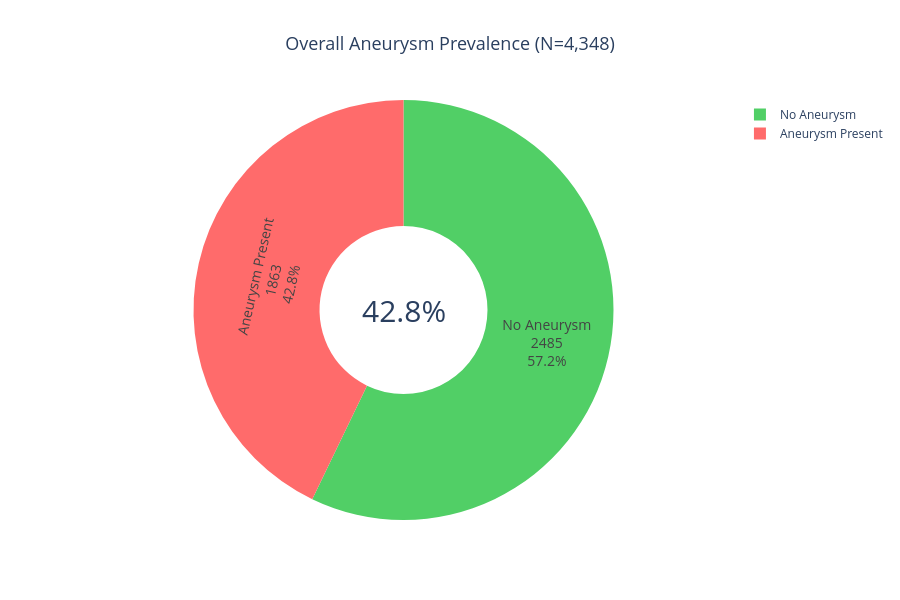

Notebook code cell kept with this figure:
### Code cell
# Donut chart: Aneurysm Present vs Absent
aneurysm_counts = df['Aneurysm Present'].value_counts()

fig = go.Figure(data=[go.Pie(
    labels=['Aneurysm Present', 'No Aneurysm'],
    values=[aneurysm_counts[1], aneurysm_counts[0]],
    hole=0.4,
    marker=dict(colors=['#ff6b6b', '#51cf66']),
    textinfo='label+percent+value',
    textfont=dict(size=14)
)])

fig.update_layout(
    title={
        'text': f'Overall Aneurysm Prevalence (N={len(df):,})',
        'x': 0.5,
        'xanchor': 'center',
        'font': {'size': 18}
    },
    annotations=[{
        'text': f'{aneurysm_counts[1]/len(df)*100:.1f}%',
        'x': 0.5,
        'y': 0.5,
        'font_size': 30,
        'showarrow': False
    }],
    height=600
)

fig.show()

### Figure 1 — Plotly figure (JSON) as saved in the notebook; plotly's stock layout.template omitted (floating-point values rounded to 4 significant figures)
{"data": [{"hole": 0.4, "labels": ["Aneurysm Present", "No Aneurysm"], "marker": {"colors": ["#ff6b6b", "#51cf66"]}, "textfont": {"size": 14}, "textinfo": "label+percent+value", "type": "pie", "values": [1863, 2485]}], "layout": {"annotations": [{"font": {"size": 30}, "showarrow": false, "text": "42.8%", "x": 0.5, "y": 0.5}], "height": 600, "title": {"font": {"size": 18}, "text": "Overall Aneurysm Prevalence (N=4,348)", "x": 0.5, "xanchor": "center"}}}
